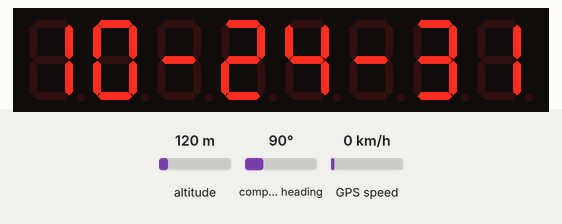
This sketch was run on a simulated Arduino Mega 2560, built with avr-gcc and run on an emulated ATmega2560. Parts: 8-digit seven-segment display. Inputs (shaded band) come from the test bench; at power-on: altitude 120 m, compass heading 90°, GPS speed 0 km/h. The GPS gets a fix after 3 s at 37.7749, -122.4194 with 8 satellites; what the sketch prints to the serial monitor is not drawn.

Above: at 1.1 s.
At 2.1 s:
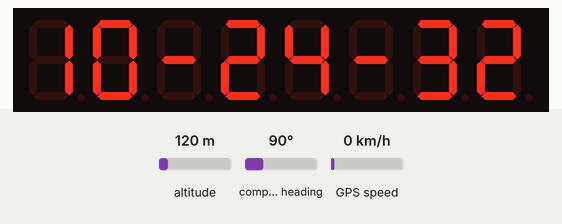

The sketch:

TeensyGPSDisplay.ino
```cpp
#include <elapsedMillis.h>
#include <LedControl.h>
#include <Adafruit_GPS.h>

#define GPSSerial Serial1

LedControl lc=LedControl(12,13,10,1);
elapsedMillis lastUpdate;
unsigned int updateInterval = 1000;
Adafruit_GPS GPS(&GPSSerial);

char numBuf[16];
int numBufLen = 0;
void setup() {

  lc.shutdown(0,false);

  /* Set the brightness to a medium values */
  lc.setIntensity(0,4);

  /* and clear the display */
  lc.clearDisplay(0);

  GPS.begin(9600);
  GPS.sendCommand(PMTK_SET_NMEA_OUTPUT_RMCGGA);
  GPS.sendCommand(PMTK_SET_NMEA_UPDATE_1HZ);
  GPS.sendCommand(PGCMD_ANTENNA);

  Serial.begin(9600);
}

void loop() {
  char c = GPS.read();
  if (false)
    if (c) Serial.print(c);


  if( GPS.newNMEAreceived() ){
    GPS.parse(GPS.lastNMEA());
  }
  if(lastUpdate>=updateInterval){
    lastUpdate = 0;
    if(GPS.fix){

      int t = millis() / 4000;
      sprintf(numBuf,"%8.4f   ",((t%2)==0) ? GPS.latitudeDegrees : GPS.longitudeDegrees);

      //sprintf(numBuf,"%4.2f %4.2f   ",GPS.latitude/100,GPS.longitude/100);
      Serial.println(numBuf);
      displayValue(0);


      //dtostrf(GPS.latitude,5, 3, numBuf);
      //displayValue(0);
      //dtostrf(GPS.longitude,5, 3, numBuf);
      //displayValue(4);
    } else {
      //sprintf(numBuf,"%5.1f%5.1f   ",50.8f,-0.1);
      //Serial.println(numBuf);
      sprintf(numBuf, "%02d-%02d-%02d         ", GPS.hour, GPS.minute, GPS.seconds);
      displayValue(0);

      //displayValue(0);
      //Serial.println(numBuf);
      //dtostrf(-0.1f,5, 3, numBuf);
      //displayValue(0);
      //dtostrf(33.1,5, 3, numBuf);
      //displayValue(4);
    }
  }
}

void displayValue(int digitOffset){


    int digit = 0;
    for(int i=0;digit<8;i++){
      bool nextIsDot = ( (i<15) && numBuf[i+1]=='.');
      bool currentIsDot = (numBuf[i]=='.');

       lc.setChar( 0,7-digit+digitOffset, numBuf[i], nextIsDot );
       if( !currentIsDot && nextIsDot  ){
        i++;
       }
       digit++;
    }
  }
```

Measured:
- what the display in image 0 shows lasts 1.0 s, from 1.0 s to 2.0 s
